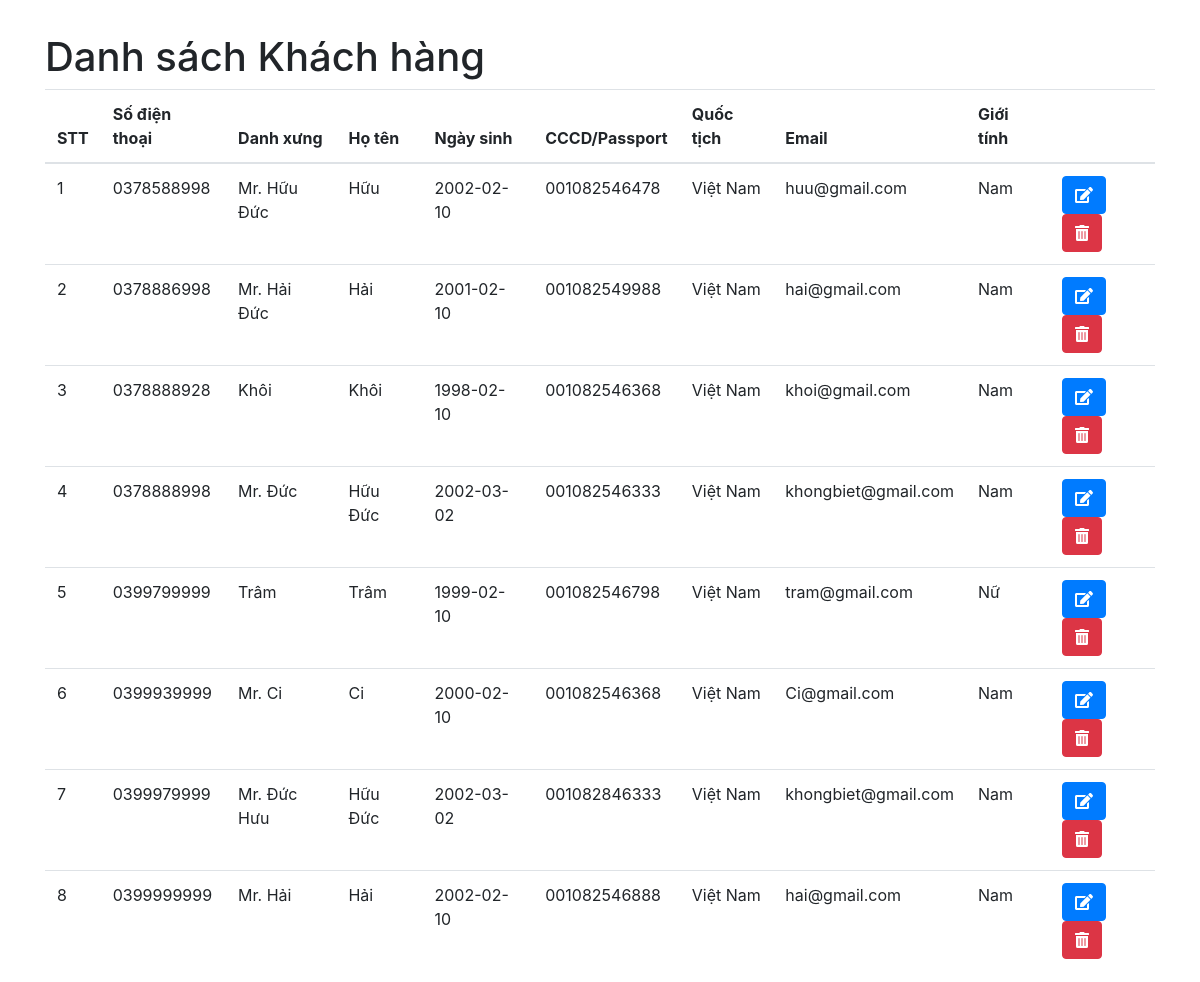
/view/clientManager.php, run on the app's committed database.
### tables this page shows
CREATE TABLE `khachhang` (
  `sdt` varchar(10) NOT NULL,
  `matkhau` varchar(50) NOT NULL,
  `danhxung` varchar(50) NOT NULL,
  `hoten` varchar(50) NOT NULL,
  `ngaysinh` date DEFAULT NULL,
  `cccd_passport` varchar(20) NOT NULL,
  `quoctich` varchar(50) NOT NULL,
  `email` varchar(50) NOT NULL,
  `gioitinh` varchar(50) NOT NULL
);

### view/clientManager.php (the view, shortened to what this page needs)
<!DOCTYPE html>
<html lang="en">
<head>
    <link rel="stylesheet" href="https://stackpath.bootstrapcdn.com/bootstrap/4.4.1/css/bootstrap.min.css">
</head>
<body>
    <div class="container">
        <h1 style="margin-top: 3%;">Danh sách Khách hàng</h1>
        <?php
        $conn = connection::connectToDatabase ();
        $sql = "select * from `khachhang`";
        $result = mysqli_query($conn, $sql);
        $data = [];
        $rowNum = 1;
        while ($row = mysqli_fetch_array($result, MYSQLI_ASSOC)) {
            $data[] = array(
                'rowNum' => $rowNum,
                'sdt' => $row['sdt'],
                'matkhau' => $row['matkhau'],
                'danhxung' => $row['danhxung'],
                'hoten' => $row['hoten'],
                'ngaysinh' => $row['ngaysinh'],
                'cccd_passport' => $row['cccd_passport'],
                'quoctich' => $row['quoctich'],
                'email' => $row['email'],
                'gioitinh' => $row['gioitinh'],
            );
            $rowNum++;
        }
        ?>
        <table class="table table-borderd" style="margin-bottom: 1%;">
            <thead>
                <tr>
                    <th>STT</th>
                    <th>Số điện thoại</th>
                    <th>Danh xưng</th>
                    <th>Họ tên</th>
                    <th>Ngày sinh</th>
                    <th>CCCD/Passport</th>
                    <th>Quốc tịch</th>
                    <th>Email</th>
                    <th>Giới tính</th>
                    <th></th>
                </tr>
            </thead>
            <tbody>
                <?php foreach ($data as $row) : ?>
                    <tr>
                        <td><?php echo $row['rowNum']; ?></td>
                        <td><?php echo $row['sdt']; ?></td>
                        <td><?php echo $row['danhxung']; ?></td>
                        <td><?php echo $row['hoten']; ?></td>
                        <td><?php echo $row['ngaysinh']; ?></td>
                        <td><?php echo $row['cccd_passport']; ?></td>
                        <td><?php echo $row['quoctich']; ?></td>
                        <td><?php echo $row['email']; ?></td>
                        <td><?php echo $row['gioitinh']; ?></td>
                        <td>
                            <a href="editManager.php?sdt=<?php echo $row['sdt']; ?>" id="btnUpdate" class="btn btn-primary">
                                <i class="fas fa-edit"></i>
                            </a>
                            <a href="deleteManager.php?sdt=<?php echo $row['sdt']; ?>" id="btnDelete" class="btn btn-danger">
                                <i class="fas fa-trash-alt"></i>
                            </a>
                        </td>
                    </tr>
                <?php endforeach; ?>
            </tbody>
        </table>
    </div>
</body>
</html>

### data on the page
khachhang: rowNum "1", sdt "0378588998", danhxung "Mr. Hữu Đức", hoten "Hữu", ngaysinh "2002-02-10", cccd_passport "001082546478", quoctich "Việt Nam", email "huu@gmail.com", gioitinh "Nam"
khachhang: rowNum "2", sdt "0378886998", danhxung "Mr. Hải Đức", hoten "Hải", ngaysinh "2001-02-10", cccd_passport "001082549988", quoctich "Việt Nam", email "hai@gmail.com", gioitinh "Nam"
khachhang: rowNum "3", sdt "0378888928", danhxung "Khôi", hoten "Khôi", ngaysinh "1998-02-10", cccd_passport "001082546368", quoctich "Việt Nam", email "khoi@gmail.com", gioitinh "Nam"
khachhang: rowNum "4", sdt "0378888998", danhxung "Mr. Đức", hoten "Hữu Đức", ngaysinh "2002-03-02", cccd_passport "001082546333", quoctich "Việt Nam", email "khongbiet@gmail.com", gioitinh "Nam"
khachhang: rowNum "5", sdt "0399799999", danhxung "Trâm", hoten "Trâm", ngaysinh "1999-02-10", cccd_passport "001082546798", quoctich "Việt Nam", email "tram@gmail.com", gioitinh "Nữ"
khachhang: rowNum "6", sdt "0399939999", danhxung "Mr. Ci", hoten "Ci", ngaysinh "2000-02-10", cccd_passport "001082546368", quoctich "Việt Nam", email "Ci@gmail.com", gioitinh "Nam"
khachhang: rowNum "7", sdt "0399979999", danhxung "Mr. Đức Hưu", hoten "Hữu Đức", ngaysinh "2002-03-02", cccd_passport "001082846333", quoctich "Việt Nam", email "khongbiet@gmail.com", gioitinh "Nam"
khachhang: rowNum "8", sdt "0399999999", danhxung "Mr. Hải", hoten "Hải", ngaysinh "2002-02-10", cccd_passport "001082546888", quoctich "Việt Nam", email "hai@gmail.com", gioitinh "Nam"
